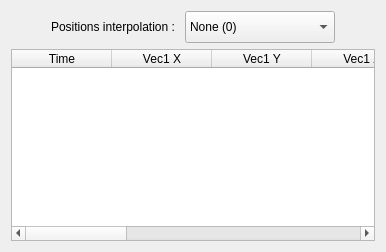
          <widget class="QWidget" name="positions">
           <attribute name="title">
            <string>Postions</string>
           </attribute>
           <layout class="QVBoxLayout" name="verticalLayout">
            <item>
             <layout class="QHBoxLayout" name="horizontalLayout_3">
              <property name="topMargin">
               <number>0</number>
              </property>
              <item>
               <spacer name="horizontalSpacer_6">
                <property name="orientation">
                 <enum>Qt::Horizontal</enum>
                </property>
                <property name="sizeType">
                 <enum>QSizePolicy::Minimum</enum>
                </property>
                <property name="sizeHint" stdset="0">
                 <size>
                  <width>40</width>
                  <height>20</height>
                 </size>
                </property>
               </spacer>
              </item>
              <item>
               <widget class="QLabel" name="label_3">
                <property name="text">
                 <string>Positions interpolation : </string>
                </property>
               </widget>
              </item>
              <item>
               <widget class="QComboBox" name="pos_interpolation">
                <property name="minimumSize">
                 <size>
                  <width>150</width>
                  <height>32</height>
                 </size>
                </property>
                <property name="maximumSize">
                 <size>
                  <width>150</width>
                  <height>32</height>
                 </size>
                </property>
                <item>
                 <property name="text">
                  <string>None (0)</string>
                 </property>
                </item>
                <item>
                 <property name="text">
                  <string>Linear (1)</string>
                 </property>
                </item>
                <item>
                 <property name="text">
                  <string>Bezier (2)</string>
                 </property>
                </item>
                <item>
                 <property name="text">
                  <string>Hermite (3)</string>
                 </property>
                </item>
               </widget>
              </item>
              <item>
               <spacer name="horizontalSpacer_4">
                <property name="orientation">
                 <enum>Qt::Horizontal</enum>
                </property>
                <property name="sizeHint" stdset="0">
                 <size>
                  <width>40</width>
                  <height>20</height>
                 </size>
                </property>
               </spacer>
              </item>
             </layout>
            </item>
            <item>
             <widget class="QTableWidget" name="pos_table">
              <property name="minimumSize">
               <size>
                <width>0</width>
                <height>0</height>
               </size>
              </property>
              <property name="maximumSize">
               <size>
                <width>16777215</width>
                <height>16777215</height>
               </size>
              </property>
              <property name="alternatingRowColors">
               <bool>true</bool>
              </property>
              <property name="selectionMode">
               <enum>QAbstractItemView::ExtendedSelection</enum>
              </property>
              <column>
               <property name="text">
                <string>Time</string>
               </property>
              </column>
              <column>
               <property name="text">
                <string>Vec1 X</string>
               </property>
              </column>
              <column>
               <property name="text">
                <string>Vec1 Y</string>
               </property>
              </column>
              <column>
               <property name="text">
                <string>Vec1 Z</string>
               </property>
              </column>
              <column>
               <property name="text">
                <string>Vec2 X</string>
               </property>
              </column>
              <column>
               <property name="text">
                <string>Vec2 Y</string>
               </property>
              </column>
              <column>
               <property name="text">
                <string>Vec2 Z</string>
               </property>
              </column>
              <column>
               <property name="text">
                <string>Vec3 X</string>
               </property>
              </column>
              <column>
               <property name="text">
                <string>Vec3 Y</string>
               </property>
              </column>
              <column>
               <property name="text">
                <string>Vec3 Z</string>
               </property>
              </column>
             </widget>
            </item>
           </layout>
          </widget>
